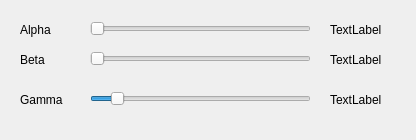
<?xml version="1.0" encoding="UTF-8"?>
<ui version="4.0">
 <class>MainWindow</class>
 <widget class="QMainWindow" name="MainWindow">
  <property name="geometry">
   <rect>
    <x>0</x>
    <y>0</y>
    <width>416</width>
    <height>140</height>
   </rect>
  </property>
  <property name="windowTitle">
   <string>MainWindow</string>
  </property>
  <widget class="QWidget" name="centralwidget">
   <widget class="QSlider" name="horizontalSlider">
    <property name="geometry">
     <rect>
      <x>90</x>
      <y>20</y>
      <width>221</width>
      <height>18</height>
     </rect>
    </property>
    <property name="minimum">
     <number>100</number>
    </property>
    <property name="maximum">
     <number>300</number>
    </property>
    <property name="singleStep">
     <number>1</number>
    </property>
    <property name="orientation">
     <enum>Qt::Horizontal</enum>
    </property>
   </widget>
   <widget class="QSlider" name="horizontalSlider_2">
    <property name="geometry">
     <rect>
      <x>90</x>
      <y>50</y>
      <width>221</width>
      <height>18</height>
     </rect>
    </property>
    <property name="minimum">
     <number>1</number>
    </property>
    <property name="maximum">
     <number>100</number>
    </property>
    <property name="orientation">
     <enum>Qt::Horizontal</enum>
    </property>
   </widget>
   <widget class="QLabel" name="label">
    <property name="geometry">
     <rect>
      <x>20</x>
      <y>20</y>
      <width>63</width>
      <height>20</height>
     </rect>
    </property>
    <property name="text">
     <string>Alpha</string>
    </property>
   </widget>
   <widget class="QLabel" name="label_2">
    <property name="geometry">
     <rect>
      <x>20</x>
      <y>50</y>
      <width>63</width>
      <height>20</height>
     </rect>
    </property>
    <property name="text">
     <string>Beta</string>
    </property>
   </widget>
   <widget class="QSlider" name="horizontalSlider_3">
    <property name="geometry">
     <rect>
      <x>90</x>
      <y>90</y>
      <width>221</width>
      <height>18</height>
     </rect>
    </property>
    <property name="minimum">
     <number>1</number>
    </property>
    <property name="maximum">
     <number>1000</number>
    </property>
    <property name="singleStep">
     <number>1</number>
    </property>
    <property name="value">
     <number>100</number>
    </property>
    <property name="orientation">
     <enum>Qt::Horizontal</enum>
    </property>
   </widget>
   <widget class="QLabel" name="label_3">
    <property name="geometry">
     <rect>
      <x>20</x>
      <y>90</y>
      <width>63</width>
      <height>20</height>
     </rect>
    </property>
    <property name="text">
     <string>Gamma</string>
    </property>
   </widget>
   <widget class="QLabel" name="alpha_label">
    <property name="geometry">
     <rect>
      <x>330</x>
      <y>20</y>
      <width>63</width>
      <height>20</height>
     </rect>
    </property>
    <property name="text">
     <string>TextLabel</string>
    </property>
   </widget>
   <widget class="QLabel" name="beta_label">
    <property name="geometry">
     <rect>
      <x>330</x>
      <y>50</y>
      <width>63</width>
      <height>20</height>
     </rect>
    </property>
    <property name="text">
     <string>TextLabel</string>
    </property>
   </widget>
   <widget class="QLabel" name="gamma_label">
    <property name="geometry">
     <rect>
      <x>330</x>
      <y>90</y>
      <width>63</width>
      <height>20</height>
     </rect>
    </property>
    <property name="text">
     <string>TextLabel</string>
    </property>
   </widget>
  </widget>
 </widget>
 <resources/>
 <connections/>
</ui>
